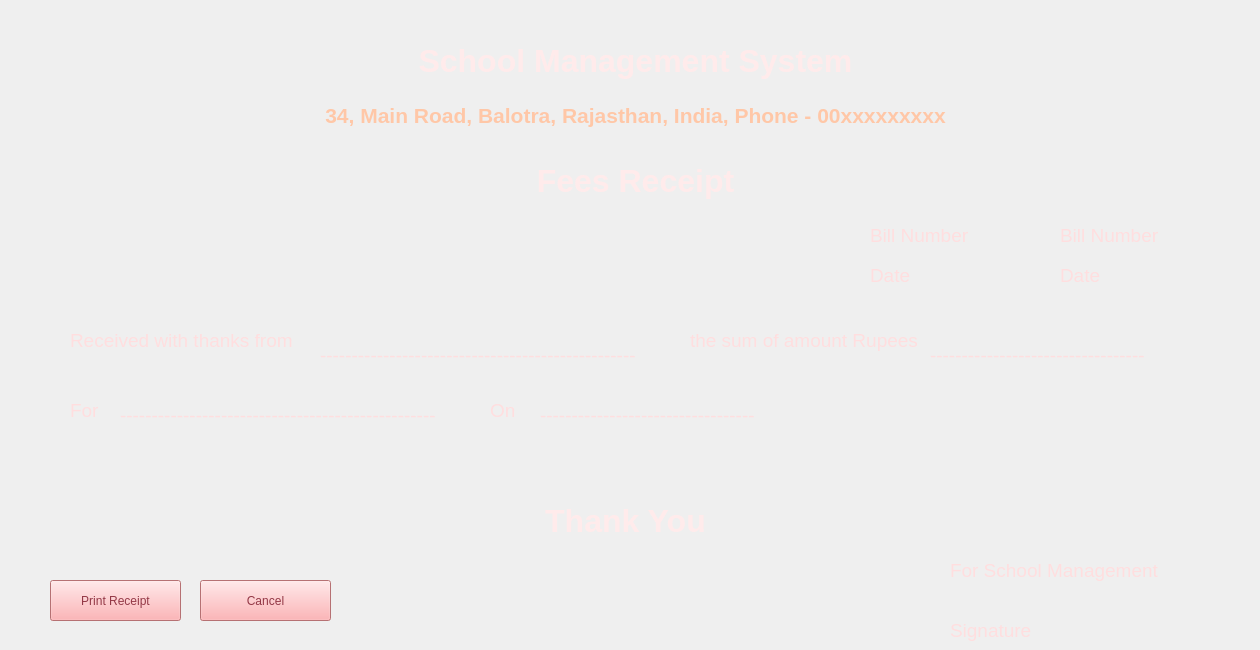
    <widget class="QWidget" name="tab_9">
     <attribute name="title">
      <string>Print Receipt</string>
     </attribute>
     <widget class="QLabel" name="label_67">
      <property name="geometry">
       <rect>
        <x>360</x>
        <y>40</y>
        <width>551</width>
        <height>41</height>
       </rect>
      </property>
      <property name="font">
       <font>
        <pointsize>24</pointsize>
        <weight>75</weight>
        <bold>true</bold>
       </font>
      </property>
      <property name="styleSheet">
       <string notr="true">color: rgb(255, 235, 235);</string>
      </property>
      <property name="text">
       <string>School Management System</string>
      </property>
      <property name="alignment">
       <set>Qt::AlignCenter</set>
      </property>
     </widget>
     <widget class="QLabel" name="label_68">
      <property name="geometry">
       <rect>
        <x>20</x>
        <y>100</y>
        <width>1231</width>
        <height>31</height>
       </rect>
      </property>
      <property name="font">
       <font>
        <pointsize>16</pointsize>
        <weight>75</weight>
        <bold>true</bold>
       </font>
      </property>
      <property name="styleSheet">
       <string notr="true">color: rgb(255, 199, 167);</string>
      </property>
      <property name="text">
       <string>34, Main Road, Balotra, Rajasthan, India, Phone - 00xxxxxxxxx</string>
      </property>
      <property name="alignment">
       <set>Qt::AlignCenter</set>
      </property>
     </widget>
     <widget class="QLabel" name="label_69">
      <property name="geometry">
       <rect>
        <x>360</x>
        <y>160</y>
        <width>551</width>
        <height>41</height>
       </rect>
      </property>
      <property name="font">
       <font>
        <pointsize>24</pointsize>
        <weight>75</weight>
        <bold>true</bold>
       </font>
      </property>
      <property name="styleSheet">
       <string notr="true">color: rgb(255, 235, 235);</string>
      </property>
      <property name="text">
       <string>Fees Receipt</string>
      </property>
      <property name="alignment">
       <set>Qt::AlignCenter</set>
      </property>
     </widget>
     <widget class="QLabel" name="label_70">
      <property name="geometry">
       <rect>
        <x>870</x>
        <y>220</y>
        <width>181</width>
        <height>31</height>
       </rect>
      </property>
      <property name="font">
       <font>
        <pointsize>14</pointsize>
       </font>
      </property>
      <property name="styleSheet">
       <string notr="true">color: rgb(255, 222, 223);</string>
      </property>
      <property name="text">
       <string>Bill Number</string>
      </property>
     </widget>
     <widget class="QLabel" name="label_71">
      <property name="geometry">
       <rect>
        <x>1060</x>
        <y>220</y>
        <width>181</width>
        <height>31</height>
       </rect>
      </property>
      <property name="font">
       <font>
        <pointsize>14</pointsize>
       </font>
      </property>
      <property name="styleSheet">
       <string notr="true">color: rgb(255, 222, 223);</string>
      </property>
      <property name="text">
       <string>Bill Number</string>
      </property>
     </widget>
     <widget class="QLabel" name="label_72">
      <property name="geometry">
       <rect>
        <x>1060</x>
        <y>260</y>
        <width>181</width>
        <height>31</height>
       </rect>
      </property>
      <property name="font">
       <font>
        <pointsize>14</pointsize>
       </font>
      </property>
      <property name="styleSheet">
       <string notr="true">color: rgb(255, 222, 223);</string>
      </property>
      <property name="text">
       <string>Date</string>
      </property>
     </widget>
     <widget class="QLabel" name="label_73">
      <property name="geometry">
       <rect>
        <x>870</x>
        <y>260</y>
        <width>181</width>
        <height>31</height>
       </rect>
      </property>
      <property name="font">
       <font>
        <pointsize>14</pointsize>
       </font>
      </property>
      <property name="styleSheet">
       <string notr="true">color: rgb(255, 222, 223);</string>
      </property>
      <property name="text">
       <string>Date</string>
      </property>
     </widget>
     <widget class="QLabel" name="label_74">
      <property name="geometry">
       <rect>
        <x>320</x>
        <y>340</y>
        <width>351</width>
        <height>31</height>
       </rect>
      </property>
      <property name="font">
       <font>
        <pointsize>14</pointsize>
       </font>
      </property>
      <property name="styleSheet">
       <string notr="true">color: rgb(255, 222, 223);</string>
      </property>
      <property name="text">
       <string>--------------------------------------------------</string>
      </property>
     </widget>
     <widget class="QLabel" name="label_75">
      <property name="geometry">
       <rect>
        <x>70</x>
        <y>330</y>
        <width>231</width>
        <height>21</height>
       </rect>
      </property>
      <property name="font">
       <font>
        <pointsize>14</pointsize>
       </font>
      </property>
      <property name="styleSheet">
       <string notr="true">color: rgb(255, 222, 223);</string>
      </property>
      <property name="text">
       <string>Received with thanks from</string>
      </property>
     </widget>
     <widget class="QLabel" name="label_76">
      <property name="geometry">
       <rect>
        <x>690</x>
        <y>330</y>
        <width>231</width>
        <height>21</height>
       </rect>
      </property>
      <property name="font">
       <font>
        <pointsize>14</pointsize>
       </font>
      </property>
      <property name="styleSheet">
       <string notr="true">color: rgb(255, 222, 223);</string>
      </property>
      <property name="text">
       <string>the sum of amount Rupees</string>
      </property>
     </widget>
     <widget class="QLabel" name="label_77">
      <property name="geometry">
       <rect>
        <x>930</x>
        <y>340</y>
        <width>261</width>
        <height>31</height>
       </rect>
      </property>
      <property name="font">
       <font>
        <pointsize>14</pointsize>
       </font>
      </property>
      <property name="styleSheet">
       <string notr="true">color: rgb(255, 222, 223);</string>
      </property>
      <property name="text">
       <string>----------------------------------</string>
      </property>
     </widget>
     <widget class="QLabel" name="label_78">
      <property name="geometry">
       <rect>
        <x>70</x>
        <y>400</y>
        <width>31</width>
        <height>21</height>
       </rect>
      </property>
      <property name="font">
       <font>
        <pointsize>14</pointsize>
       </font>
      </property>
      <property name="styleSheet">
       <string notr="true">color: rgb(255, 222, 223);</string>
      </property>
      <property name="text">
       <string>For</string>
      </property>
     </widget>
     <widget class="QLabel" name="label_79">
      <property name="geometry">
       <rect>
        <x>120</x>
        <y>400</y>
        <width>351</width>
        <height>31</height>
       </rect>
      </property>
      <property name="font">
       <font>
        <pointsize>14</pointsize>
       </font>
      </property>
      <property name="styleSheet">
       <string notr="true">color: rgb(255, 222, 223);</string>
      </property>
      <property name="text">
       <string>--------------------------------------------------</string>
      </property>
     </widget>
     <widget class="QLabel" name="label_80">
      <property name="geometry">
       <rect>
        <x>490</x>
        <y>400</y>
        <width>31</width>
        <height>21</height>
       </rect>
      </property>
      <property name="font">
       <font>
        <pointsize>14</pointsize>
       </font>
      </property>
      <property name="styleSheet">
       <string notr="true">color: rgb(255, 222, 223);</string>
      </property>
      <property name="text">
       <string>On</string>
      </property>
     </widget>
     <widget class="QLabel" name="label_81">
      <property name="geometry">
       <rect>
        <x>540</x>
        <y>400</y>
        <width>261</width>
        <height>31</height>
       </rect>
      </property>
      <property name="font">
       <font>
        <pointsize>14</pointsize>
       </font>
      </property>
      <property name="styleSheet">
       <string notr="true">color: rgb(255, 222, 223);</string>
      </property>
      <property name="text">
       <string>----------------------------------</string>
      </property>
     </widget>
     <widget class="QLabel" name="label_82">
      <property name="geometry">
       <rect>
        <x>500</x>
        <y>500</y>
        <width>251</width>
        <height>41</height>
       </rect>
      </property>
      <property name="font">
       <font>
        <pointsize>24</pointsize>
        <weight>75</weight>
        <bold>true</bold>
       </font>
      </property>
      <property name="styleSheet">
       <string notr="true">color: rgb(255, 235, 235);</string>
      </property>
      <property name="text">
       <string>Thank You</string>
      </property>
      <property name="alignment">
       <set>Qt::AlignCenter</set>
      </property>
     </widget>
     <widget class="QLabel" name="label_83">
      <property name="geometry">
       <rect>
        <x>950</x>
        <y>620</y>
        <width>91</width>
        <height>21</height>
       </rect>
      </property>
      <property name="font">
       <font>
        <pointsize>14</pointsize>
       </font>
      </property>
      <property name="styleSheet">
       <string notr="true">color: rgb(255, 222, 223);</string>
      </property>
      <property name="text">
       <string>Signature</string>
      </property>
     </widget>
     <widget class="QLabel" name="label_84">
      <property name="geometry">
       <rect>
        <x>950</x>
        <y>560</y>
        <width>231</width>
        <height>21</height>
       </rect>
      </property>
      <property name="font">
       <font>
        <pointsize>14</pointsize>
       </font>
      </property>
      <property name="styleSheet">
       <string notr="true">color: rgb(255, 222, 223);</string>
      </property>
      <property name="text">
       <string>For School Management</string>
      </property>
     </widget>
     <widget class="QPushButton" name="pushButton_17">
      <property name="geometry">
       <rect>
        <x>50</x>
        <y>580</y>
        <width>131</width>
        <height>41</height>
       </rect>
      </property>
      <property name="styleSheet">
       <string notr="true">font: 14pt &quot;MS Shell Dlg 2&quot;;
background-color: rgb(255, 158, 161);
color: rgb(147, 56, 70);</string>
      </property>
      <property name="text">
       <string>Print Receipt</string>
      </property>
     </widget>
     <widget class="QPushButton" name="pushButton_18">
      <property name="geometry">
       <rect>
        <x>200</x>
        <y>580</y>
        <width>131</width>
        <height>41</height>
       </rect>
      </property>
      <property name="styleSheet">
       <string notr="true">font: 14pt &quot;MS Shell Dlg 2&quot;;
background-color: rgb(255, 158, 161);
color: rgb(147, 56, 70);</string>
      </property>
      <property name="text">
       <string>Cancel</string>
      </property>
     </widget>
    </widget>
